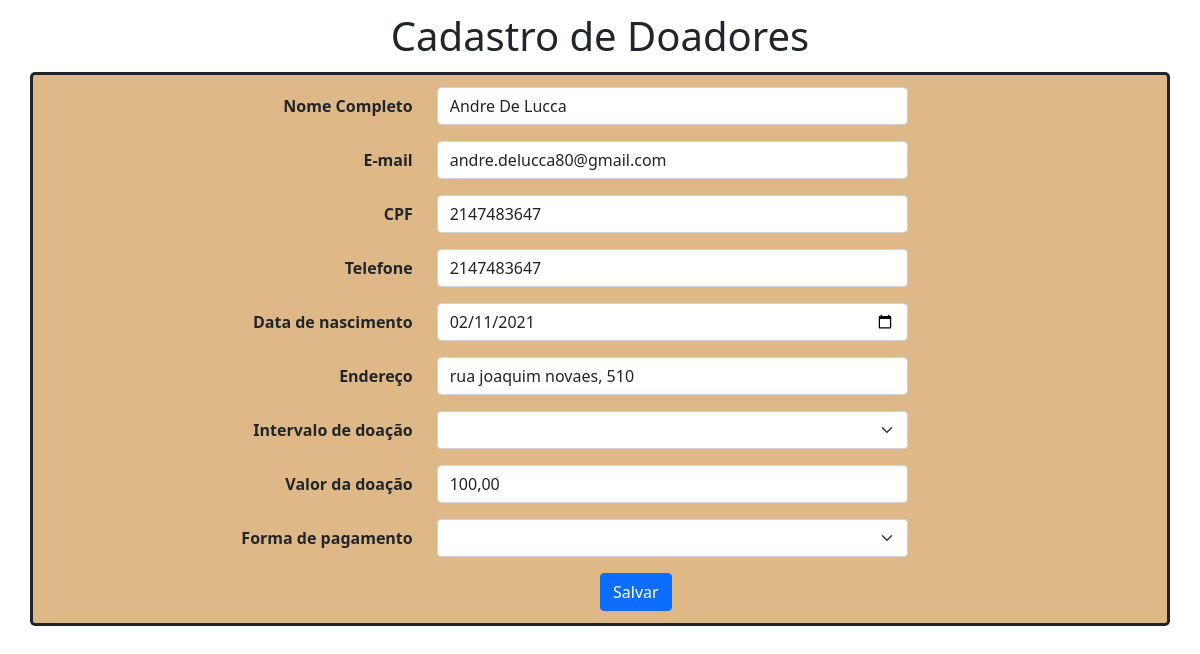
/form-update.php?id=1, run on the app's committed database.
### tables this page shows
CREATE TABLE `register` (
  `id` int(255) NOT NULL,
  `name` varchar(256) NOT NULL,
  `email` varchar(60) NOT NULL,
  `cpf` varchar(20) NOT NULL,
  `phone` varchar(20) NOT NULL,
  `birth_date` date NOT NULL,
  `address` varchar(100) NOT NULL,
  `registration_date` date NOT NULL,
  `donation_interval` varchar(30) NOT NULL,
  `donation_amount` varchar(100) NOT NULL,
  `form_of_payment` varchar(30) NOT NULL
);

### form-update.php (the view, shortened to what this page needs)
<?php
include_once "connection.php";
$id = filter_input(INPUT_GET, "id", FILTER_SANITIZE_NUMBER_INT);
if(!empty($id)) {
    $sql = "SELECT name, email, cpf, phone, registration_date, address, donation_interval, donation_amount,
    form_of_payment FROM register WHERE id=:id";
    $res = $conn->prepare($sql);
    $res ->bindParam("id", $id, PDO::PARAM_INT);
    $res->execute();
    $row = $res->fetch(PDO::FETCH_ASSOC);
}
?>
<!DOCTYPE html>
<html lang="pt-br">
<head>
    <link href="assets/style.css" rel="stylesheet" type="text/css"/>
    <link href="https://cdn.jsdelivr.net/npm/bootstrap@5.0.0-beta2/dist/css/bootstrap.min.css" rel="stylesheet"
>
</head>
<body>
<h1>Cadastro de Doadores</h1>
<div class="container">
    <form method="POST" action="update.php" id="form-contact" enctype="multipart/form-data">
        <div class="row mb-3">
            <label for="inputName3" class="col-sm-3 col-form-label"><strong>Nome Completo</strong></label>
            <div class="col-sm-6">
                <input type="text" name="name" id="name inputName3" class="form-control"  aria-describedby="nameHelp"
                value="<?= $row["name"]?>" required>
            </div>
        </div>
        <div class="row mb-3">
            <label for="inputEmail3" class="col-sm-3 col-form-label"><strong>E-mail</strong></label>
            <div class="col-sm-6">
                <input type="email" name="email" id="inputEmail3" class="form-control"  aria-describedby="emailHelp"
                value="<?= $row["email"]?>" required>
            </div>
        </div>
        <div class="row mb-3">
            <label for="inputCpf3" class="col-sm-3 col-form-label"><strong>CPF</strong></label>
            <div class="col-sm-6">
                <input type="text" name="cpf" id="inputCpf3" class="form-control"  aria-describedby="cpfHelp"
                value="<?= $row["cpf"]?>" required>
            </div>
        </div>
        <div class="row mb-3">
            <label for="inputPhone3" class="col-sm-3 col-form-label"><strong>Telefone</strong></label>
            <div class="col-sm-6">
                <input type="tel" name="phone" id="inputPhone3" class="phone form-control"  aria-describedby="phoneHelp"
                value="<?= $row["phone"]?>" required>
            </div>
        </div>
        <div class="row mb-3">
        <label for="inputBirth3" class="col-sm-3 col-form-label"><strong>Data de nascimento</strong></label>
            <div class="col-sm-6">
                <input type="date" name="birth_date" id="inputBirth3" class="form-control"  aria-describedby="birthHelp"
                value="<?= $row["registration_date"]?>" required>
            </div>
        </div>
        <div class="row mb-3">
        <label for="inputAd3" class="col-sm-3 col-form-label"><strong>Endereço</strong></label>
            <div class="col-sm-6">
                <input type="text" name="address" id="inputAd3" class="form-control"  aria-describedby="addressHelp"
                value="<?= $row["address"]?>" required>
            </div>
        </div>
        <div class="row mb-3">
        <label for="inputDonInn3" class="col-sm-3 col-form-label"><strong>Intervalo de doação</strong></label>
            <div class="col-sm-6">
                <select name="donation_interval" id="inputDonInn3" class="form-select"  aria-describedby="inputDonInnHelp"
                value="<?= $row["donation_interval"]?>" required>
                    <option selected=""></option>
                    <option value="Único">Único</option>
                </select>
            </div>
        </div>
        <div class="row mb-3">
        <label for="inputDonAmo3" class="col-sm-3 col-form-label"><strong>Valor da doação</strong></label>
            <div class="col-sm-6">
                <input type="text" name="donation_amount" id="inputDonAmo3" class="donation_amount form-control"
                aria-describedby="donationAmountHelp"
                value="<?= $row["donation_amount"]?>" required>
            </div>
        </div>
        <div class="row mb-3">
        <label for="inputPay3" class="col-sm-3 col-form-label"><strong>Forma de pagamento</strong></label>
            <div class="col-sm-6">
                <select name="form_of_payment" id="inputPay3" class="form-select"  aria-describedby="inputPayHelp"
                value="<?= $row["form_of_payment"]?>" required>
                    <option selected=""></option>
                    <option value="Débito">Débito</option>
                </select>
            </div>
        </div>
        <button type="submit" class="btn btn-primary">Salvar</button>
    </form>
</div>
    </body>
    </html>

### assets/style.css (style rules this page uses)
h1 { text-align: center; padding-top: 1%; }
.container { border: 3px solid; border-radius: 5px; padding-top: 1%; padding-bottom: 1%; margin-top: 1%; background-color: burlywood; }
.container .row { padding-left: 13%; }
.container .row .col-form-label { text-align: right; }
.container .btn-primary { margin-left: 50%; margin-right: 50%; }

### data on the page
register: name "Andre De Lucca", email "andre.delucca80@gmail.com", cpf "2147483647", phone "2147483647", birth_date "02/11/2021", address "rua joaquim novaes, 510", donation_amount "100,00"
